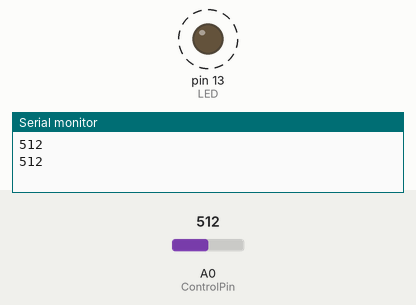
A sketch run on a simulated Arduino Uno, built with avr-gcc and run on an emulated ATmega328P. Parts: output pins drawn as LEDs (lit = HIGH), the last lines printed to the serial monitor. Dashed ring = blinking. The inputs (shaded band) are chosen by the test bench; at power-on: A0 (ControlPin) = 512.

Above: at 1.8 s.
1.9 s: A0 (ControlPin) set to 306
At 2.2 s:
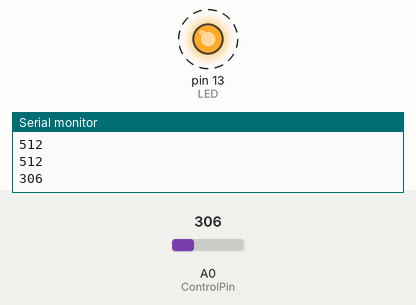
5.4 s: A0 (ControlPin) set to 122
At 5.56 s:
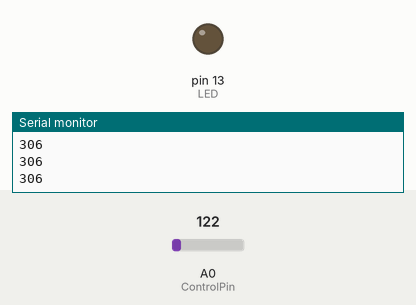
Timing chart, 0 to 14.9 s (numbered marks = the images above; inputs shaded):
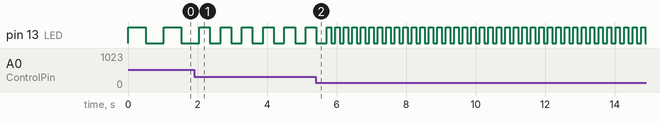

The sketch:

Blink_Control.ino
```cpp
const int ControlPin = A0;
const int LED = 13;
int inputValue = 0;

void setup() {
  pinMode (LED, OUTPUT);
  Serial.begin(9600);

}

void loop() {
  inputValue = analogRead(ControlPin);
  Serial.println(inputValue);
  digitalWrite(LED,HIGH);
  delay(inputValue);
  digitalWrite(LED, LOW);
  delay(inputValue);

}
```

Measured:
- after the input at 1.9 s, pin 13 (LED): alternates HIGH for 0.31 s and LOW for 0.31 s, starting after 0.46 s
- by itself, pin 13 (LED): alternates HIGH for 0.51 s and LOW for 0.51 s
